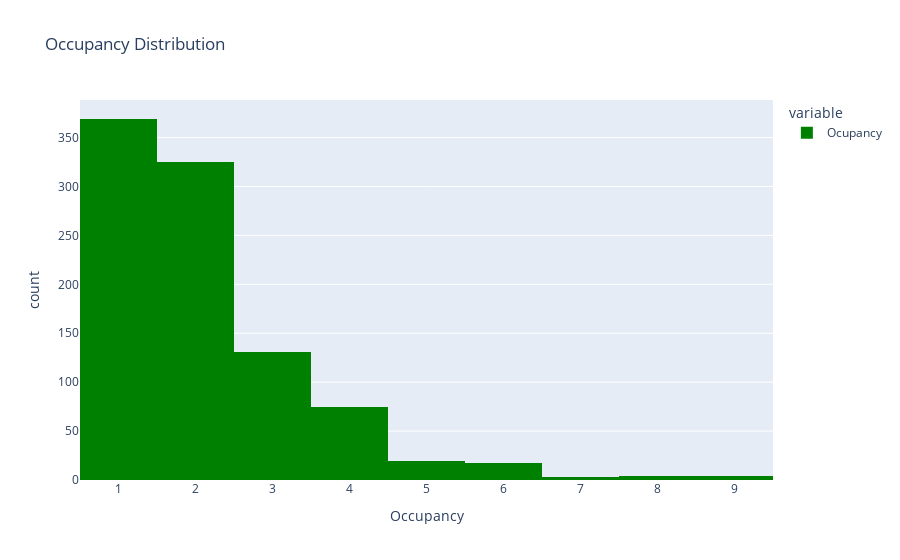

The notebook cell saved with this chart:
### Code cell
fig = px.histogram(
    df3['Ocupancy'], nbins = 10, 
    labels = {'value': 'Occupancy'}, #The lebels that will show on the graph the key is the old value and the value is the new value
    title = 'Occupancy Distribution', 
#     marginal = 'violin', 
    color_discrete_sequence = [ 'green' ]
    
 
)


fig

### Figure 1 — Plotly figure (JSON) as saved in the notebook; plotly's stock layout.template omitted (floating-point values rounded to 4 significant figures; data arrays with more than 128 entries replaced by an {"elided": "..."} marker saying what was removed)
{"data": [{"alignmentgroup": "True", "bingroup": "x", "hovertemplate": "variable=Ocupancy<br>Occupancy=%{x}<br>count=%{y}<extra></extra>", "legendgroup": "Ocupancy", "marker": {"color": "green", "pattern": {"shape": ""}}, "name": "Ocupancy", "nbinsx": 10, "offsetgroup": "Ocupancy", "orientation": "v", "showlegend": true, "type": "histogram", "x": {"elided": "947 int values"}, "xaxis": "x", "yaxis": "y"}], "layout": {"barmode": "relative", "legend": {"title": {"text": "variable"}, "tracegroupgap": 0}, "title": {"text": "Occupancy Distribution"}, "xaxis": {"anchor": "y", "domain": [0, 1], "title": {"text": "Occupancy"}}, "yaxis": {"anchor": "x", "domain": [0, 1], "title": {"text": "count"}}}}
